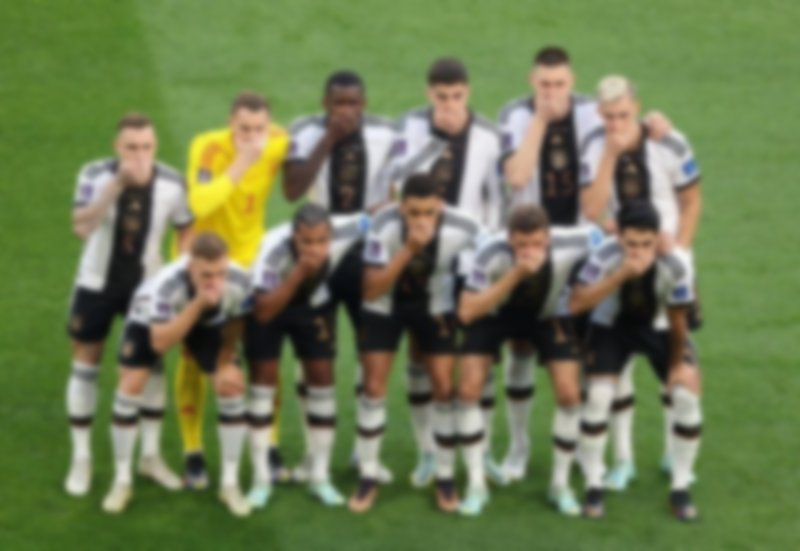
#> input picture Assignments/Exam2022Code/solutionsWithComments/Task1/soccerteam.jpg, 800 x 551 px
$ jupyter execute Exam2020_v12_Task1.ipynb
#> lines starting #> are read from the running program, lines starting #| are printed output that depends on the picture; after the words box and inside, x2 and y2 are one past the last pixel; in counts of white or black regions, pixels touching at a corner belong together
# Exercise 1: Question (25p)

### Part (a) – Image Sharpening
- Sharpen **soccerteam.jpeg** (blurry image).
- Include:
  - Description of the sharpening technique(s) used.
  - Demonstration of the result (before vs. after).
  - Python script or pseudocode for ImageJ.

---

### Part (b) – Canny Filter
- **What is a Canny filter?**
  Provide a short description.
- **Identification:**
  Decide which result is from the sharpened image and which from the original.
- **Experiment:**
  Apply Canny filter on both the original and sharpened images with **3 different sigma values**.
  - Compare and discuss observations.
- **Deliverables:**
  - Include resulting images.
  - Include Python script/pseudocode.

---

## Table of contents
- <a href='#E1a'>Exercise 1</a>
    - <a href='#E1a'>Exercise 1 (a): Sharpening the image</a>
    - <a href='#E1b'>Exercise 1 (b): Canny filter on sharpened & unsharpened image </a>

--------------------------------------------------------------------------------------------
## Solution starts here
--------------------------------------------------------------------------------------------

# <font color='blue '>Exercise 1 (a): Sharpening the image <font> <a id='E1a'></a>

### Techniques used for sharpening the image:

Sharpening is the process of enhancing the contrast and intensity between the edges and the background of an image and thus making it seem sharper. Since the sharpening effect on the whole image will be difficult to notice without zooming in, I have cropped the image and focused on the player where the jersey number was visible. It also helped in understanding how the sharpening worked on numbers present in the image.

For sharpening the image, I have used 4 filters/masks which belonged to 2 types:
 - Single-step sharpening:
    1. Laplace filter
    2. Median filter
 - Multi-step sharpening:
    1. High pass filter
    2. Unsharpened Mask (USM)

### Description of the used sharpening techniques:

**Single-step sharpening**: They complete sharpening within one step.

  - **Laplace filter**: It is the second-order derivative which detects the edges along with horizontal and vertical directions. Since it does not have any parameters, the user does not have any control over the process.

  - **Median filter**: It is a non-linear edge preserving denoising filter. Since the edges are preserved while smoothing, the image often looks sharper than the original image. But it is not originally an sharpening filter. For this task, I have experimented with different kernel sizes and chosen the square(2) and square(3) which generated the best results.

**Multi-step sharpening**: They complete sharpening with more than 1 step.

- **Unsharpened Mask (USM)**: It works in 3 steps:
    - Step 1: Generating smoothed image: For generating the smoothed/blurred image, any smoothing filter can be used. Since Gaussian filter is the most effeciant smoothing filter, it is often used in this step. I have also used this for generating the result images. Gaussian filter has a sigma parameter which controls the amount of smoothing effect we want in the image.
    - Step 2: Creating mask: For obtaining the sharper edges with higher frequencies, the original image is subtracted from the blurred image.

    Mask = Original_image - Blurred_image
    - Step 3: Generating sharp image: The amount of sharpening in the image is controlled by a weighted factor (amount). Higher the amount, sharper the image will look. This amount is multiplied with the mask and added to the original image for generating the sharpen image.

    Sharpend_image = Original_image + amount * Mask

- **High pass filter**: It works in 2 steps:
    - Step 1: Generating low-pass image: This image can be achieved by both low-pass filter where all the low frequencies are preserved or an smoothed image using any smoothing filter. For this part, I have used the Gaussian filter.
    - Step 2: Generating sharp image: For generating the sharpen image, low-pass image is subtracted from the original image.

    Sharpend_image = Original_image - low_pass


[cell 1]
# Importing all the necessary modules
import numpy as np
import matplotlib.pyplot as plt
from skimage import io # for image opening and saving
from skimage.color import rgb2gray# for converting the image to gray

# For the edge detection filters
from skimage import filters #sobel,  prewitt & laplace
from skimage import feature# canny

#For sharpending filters
from skimage.filters import median, gaussian, laplace
from skimage.morphology import disk, square

[cell 2]
# Function for getting the image as RGB and gray
def get_image(filename):
    """ This function returns the image in 2 formats: RGB & gray"""
#> called with filename = 'soccerteam.jpg'

    image_gray = io.imread(filename, as_gray = True)
#> image_gray: shape (551, 800) float64; min 0.0269, max 0.963, mean 0.458
    image_RGB = io.imread(filename, as_gray = False)

    return image_gray, image_RGB

# Displaying the original in gray and RGB format
def display_RGB_n_gray_images(image_RGB, image_gray, size =(8, 6)):
    fig, ax = plt.subplots(nrows = 1, ncols = 2, figsize = size)

    ax[0].imshow(image_RGB)
    ax[0].set_title('Original RGB image', fontsize = 11)

    ax[1].imshow(image_gray, cmap='gray')
    ax[1].set_title('Original Gray image', fontsize = 11)

    for row in ax:
        row.axis('off')

    fig.tight_layout()
    plt.show()

[cell 3]
# Getting the image
gray_image, image_RGB = get_image('soccerteam.jpg')

# Getting the player with jersey 15 (for better understanding)
gray_image = gray_image[40:205, 500:610]
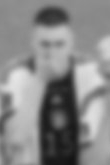
#> gray_image: shape (165, 110) float64; min 0.0787, max 0.901, mean 0.533
image_RGB = image_RGB[40:205, 500:610]
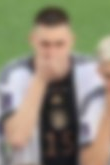
#> image_RGB: shape (165, 110, 3); mean R, G, B 140.9, 136.2, 116.8

# Displaying the images
display_RGB_n_gray_images(image_RGB, gray_image, size=(6, 9))
#> in display_RGB_n_gray_images, `plt.show()`:
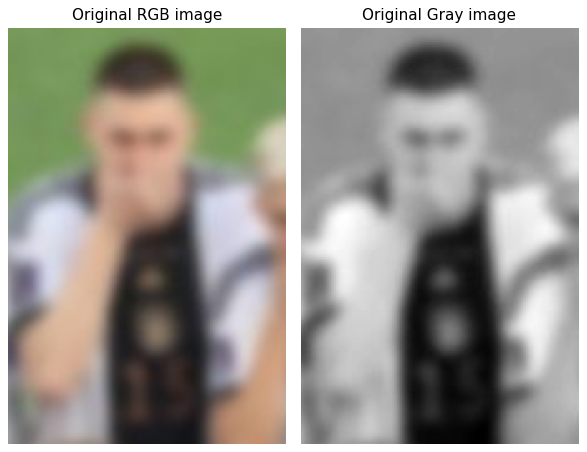
#> figure drawn by matplotlib, 2 panels

<center>Figure- 1: Displaying the imported images in RGB and gray </center>

[cell 4]
def sharpen(image, sharpmask):
    """Performs an image sharpening using Laplace filter/unsharpen mask (USM)/Median filter/ High-pass-filter
    1 = Laplace
    2 = USM with sigma 3
    3 = USM with sigma 5
    4 = USM with sigma 7
    10 = USM with sigma 10
    5 = High pass filter with sigma 3
    6 = High pass filter with sigma 5
    7 = High pass filter with sigma 7
    11 = High pass filter with sigma 10
    8 = Median filter with square 3
    9 = Median filter with square 2
    Returns: sharpened image"""
#> called with sharpmask = 1

    amount = 3 # weight of sharpening (used in USM)
    sharpened = 0
    if sharpmask == 1:
        filtered = laplace(image)
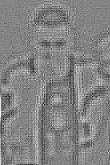
#> filtered: shape (165, 110) float64; min -0.0767, max 0.0717, mean -6.24e-19; drawn with min black and max white
        sharpened = image - amount*filtered
    elif sharpmask == 2:  #USM with sigma 3
        gaussasian_blur = gaussian(image, sigma=3)
        sharpened = image + amount*(image - gaussasian_blur)
    elif sharpmask == 3:  #USM with sigma 5
        gaussasian_blur = gaussian(image, sigma=5)
        sharpened = image + amount*(image - gaussasian_blur)
    elif sharpmask == 4:  #USM with sigma 7
        gaussasian_blur = gaussian(image, sigma=7)
        sharpened = image + amount*(image - gaussasian_blur)
    elif sharpmask == 10:  #USM with sigma 10
        gaussasian_blur = gaussian(image, sigma=10)
        sharpened = image + amount*(image - gaussasian_blur)
    elif sharpmask == 5:  # High pass with sigma 3
        gaussasian_blur = gaussian(image, sigma=3)
        sharpened = image - gaussasian_blur
    elif sharpmask == 6:  # High pass with sigma 5
        gaussasian_blur = gaussian(image, sigma=5)
        sharpened = image - gaussasian_blur
    elif sharpmask == 7:  # High pass with sigma 7
        gaussasian_blur = gaussian(image, sigma=7)
        sharpened = image - gaussasian_blur
    elif sharpmask == 11:  # High pass with sigma 10
        gaussasian_blur = gaussian(image, sigma=10)
        sharpened = image - gaussasian_blur
    elif sharpmask == 8: # Median with square 3
        sharpened = median(image, np.ones((3, 3)))
    elif sharpmask == 9: # Median with square 2
        sharpened = median(image, np.ones((2, 2)))
    else:
        print("wrong mask")
    return sharpened

[cell 5]
# Calling all the sharpening filters
laplace_sharp = sharpen(gray_image[:,:], 1)

median1 = sharpen(gray_image[:,:], 8) #Median with square 3
median2 = sharpen(gray_image[:,:], 9) #Median with square 2

usm_sharp = sharpen(gray_image[:,:], 2) #USM with sigma 3
usm_sharp2 = sharpen(gray_image[:,:], 3) #USM with sigma 5
usm_sharp3 = sharpen(gray_image[:,:], 4) #USM with sigma 7
usm_sharp4 = sharpen(gray_image[:,:], 10) #USM with sigma 10
#> in sharpen (call 7), `gaussasian_blur = gaussian(image, sigma=10)`:
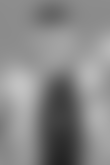
#> gaussasian_blur: shape (165, 110) float64; min 0.137, max 0.765, mean 0.532

high_pass_sharp = sharpen(gray_image[:,:], 5) #High pass with sigma 3
high_pass_sharp2 = sharpen(gray_image[:,:], 6) #High pass with sigma 5
high_pass_sharp3 = sharpen(gray_image[:,:], 7) #High pass with sigma 7
high_pass_sharp4 = sharpen(gray_image[:,:], 11) #High pass with sigma 10


# Displaying the sharpening results
fig, ax = plt.subplots(nrows = 3, ncols = 4, figsize = (12, 14.5))
fig.suptitle("Sharpening filters on the gray image", fontsize = 12)

ax[0, 0].imshow(gray_image, cmap ='gray')
ax[0, 0].set_title('Original', fontsize = 10)

ax[0, 1].imshow(laplace_sharp, cmap ='gray')
ax[0, 1].set_title(r'Laplace sharp', fontsize = 10)

ax[0, 2].imshow(median1, cmap ='gray')
ax[0, 2].set_title('Median with square 3', fontsize = 10)

ax[0, 3].imshow(median2, cmap ='gray')
ax[0, 3].set_title('Median with square 5', fontsize = 10)

ax[1, 0].imshow(usm_sharp, cmap ='gray')
ax[1, 0].set_title(r'USM with sigma 3', fontsize = 10)

ax[1, 1].imshow(usm_sharp2, cmap ='gray')
ax[1, 1].set_title(r'USM with sigma 5', fontsize = 10)

ax[1, 2].imshow(usm_sharp3, cmap ='gray')
ax[1, 2].set_title(r'USM with sigma 7', fontsize = 10)

ax[1, 3].imshow(usm_sharp4, cmap ='gray')
ax[1, 3].set_title(r'USM with sigma 10', fontsize = 10)

ax[2,0].imshow(high_pass_sharp, cmap ='gray')
ax[2,0].set_title(r'High pass with sigma 3', fontsize = 10)

ax[2,1].imshow(high_pass_sharp2, cmap ='gray')
ax[2,1].set_title(r'High pass with sigma 5', fontsize = 10)

ax[2,2].imshow(high_pass_sharp3, cmap ='gray')
ax[2,2].set_title(r'High pass with sigma 7', fontsize = 10)

ax[2,3].imshow(high_pass_sharp4, cmap ='gray')
ax[2,3].set_title(r'High pass with sigma 10', fontsize = 10)
for row in ax:
    for col in row:
        col.axis('off')

fig.tight_layout()
plt.show()

<center>Figure- 2: Sharpening filters on the gray image </center>

### Comment on the effect of filters/masks on the given image:
From the Figure-2, we can understand the following effects of the filters on the given image.
- **Laplace filter**: It had the worst sharpening effect compared to the others. It made the image even noiser by enhancing unwanted edges present in the image.

- **Median filter**: Since the pixelation has reduced, the image looks slightly sharpened. But due to smoothing the jersey number had almost disappeared.

- **Unsharpened Mask (USM)**: In terms of sharpening and retaining the image quality and contrast, USM seemed to be the best. The jersy number, the hands and the eyes are much more sharpened and visible.

- **High pass filter**: It has more defined & highlighted edge detection. But the increased contrast can lose smaller details. For example, the details of the player's shirt.

[cell 6]
# Analyzing USM with weight 2, 3, 4, 5
image = gray_image.copy()

gaussasian_blur = gaussian(image, sigma=3)
usm_sharp_w222 = image + 2*(image - gaussasian_blur)
usm_sharp_w333 = image + 3*(image - gaussasian_blur)
usm_sharp_w444 = image + 4*(image - gaussasian_blur)
usm_sharp_w555 = image + 5*(image - gaussasian_blur)

gaussasian_blur = gaussian(image, sigma=5)
usm_sharp_w2 = image + 2*(image - gaussasian_blur)
usm_sharp_w3 = image + 3*(image - gaussasian_blur)
usm_sharp_w4 = image + 4*(image - gaussasian_blur)
usm_sharp_w5 = image + 5*(image - gaussasian_blur)

gaussasian_blur = gaussian(image, sigma=7)
usm_sharp_w22 = image + 2*(image - gaussasian_blur)
usm_sharp_w33 = image + 3*(image - gaussasian_blur)
usm_sharp_w44 = image + 4*(image - gaussasian_blur)
usm_sharp_w55 = image + 5*(image - gaussasian_blur)
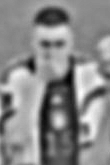
#> usm_sharp_w55: shape (165, 110) float64; min -0.918, max 1.77, mean 0.533; drawn with min black and max white

# Displaying the USM results with different weights and sigma
fig, ax = plt.subplots(nrows = 3, ncols = 4, figsize = (12, 14.5))
fig.suptitle("USM with different weights & Gaussian sigma values", fontsize = 12)

ax[1, 0].imshow(usm_sharp_w222, cmap ='gray')
ax[1, 0].set_title(r'USM with weight 2 & sigma 3', fontsize = 10)

ax[1, 1].imshow(usm_sharp_w333, cmap ='gray')
ax[1, 1].set_title(r'USM with weight 3 & sigma 3', fontsize = 10)

ax[1, 2].imshow(usm_sharp_w444, cmap ='gray')
ax[1, 2].set_title(r'USM with weight 4 & sigma 3', fontsize = 10)

ax[1, 3].imshow(usm_sharp_w555, cmap ='gray')
ax[1, 3].set_title(r'USM with weight 5 & sigma 3', fontsize = 10)

ax[0, 0].imshow(usm_sharp_w2, cmap ='gray')
ax[0, 0].set_title('USM with weight 2 & sigma 5', fontsize = 10)

ax[0, 1].imshow(usm_sharp_w3, cmap ='gray')
ax[0, 1].set_title(r'USM with weight 3 & sigma 5', fontsize = 10)

ax[0, 2].imshow(usm_sharp_w4, cmap ='gray')
ax[0, 2].set_title('USM with weight 4 & sigma 5', fontsize = 10)

ax[0, 3].imshow(usm_sharp_w4, cmap ='gray')
ax[0, 3].set_title('USM with weight 5 & sigma 5', fontsize = 10)

ax[2, 0].imshow(usm_sharp_w22, cmap ='gray')
ax[2, 0].set_title(r'USM with weight 2 & sigma 7', fontsize = 10)

ax[2, 1].imshow(usm_sharp_w33, cmap ='gray')
ax[2, 1].set_title(r'USM with weight 3 & sigma 7', fontsize = 10)

ax[2, 2].imshow(usm_sharp_w44, cmap ='gray')
ax[2, 2].set_title(r'USM with weight 4 & sigma 7', fontsize = 10)

ax[2, 3].imshow(usm_sharp_w44, cmap ='gray')
ax[2, 3].set_title(r'USM with weight 5 & sigma 7', fontsize = 10)

for row in ax:
    for col in row:
        col.axis('off')

fig.tight_layout()
plt.show()

<center>Figure- 3: USM with different weights & Gaussian sigma values </center>

### Comment on the analysis of USM with different weights:
From the Figure-3, I have identified the following patterns.
- Higher the weight, lower the contrast the images have.
- Higher sigma increases the contrast but makes the small details blurry.

**Depending on the context and task, we can choose any appropritate weight and sigma for sharpening the image.**

<a id='E1b'></a>
# <font color='blue '>Exercise 1 (b): Canny filter on sharpened & unsharpened image  <font>

### Canny Filter:
Canny filter is one of the most popular edge detecting filters which works incorporating multiple stages. For applying this filter, the image has to be in the gray scale format. It has three parameters for computing the perfect edges. It uses:

- the Gausian filter with the sigma value controlling the intensity of the smoothing/blurring for getting rid of the noises present in the image.
- the Sobel filter for computing the gradient of the image which involves acquiring the edge intensity and direction.
- the Hysterisis thresholding(min and max) for determining strong and weak edges present in the image. Finally eliminating weak edges without having any link to the strong edges.

**Example**: It is used for detecting the roads. Similarly in Exercise 3(f), I have used it for outlining the vegetation present in the image.

### Identification of images from the given sample:
From the sample image, we can see that-
- Left image: Canny filter with sigma = 3 has been applied on the *original* image
- Right image: Canny filter with sigma = 3 has been applied on the *sharpened* image

### Displaying the usage of Canny filter with different sigma values:
For displaying the results of canny filter, I have used the original image and the sharpened image. For the sharpened image, I have chosen the USM sharpened image where sigma value 10 has been used for sharpening it.

[cell 7]
# Importing the image in gray- scale
gray_image = io.imread('soccerteam.jpg', as_gray = True)

[cell 8]
# Canny filter on original gray image
canny_filtered1 = feature.canny(gray_image, sigma = 3)
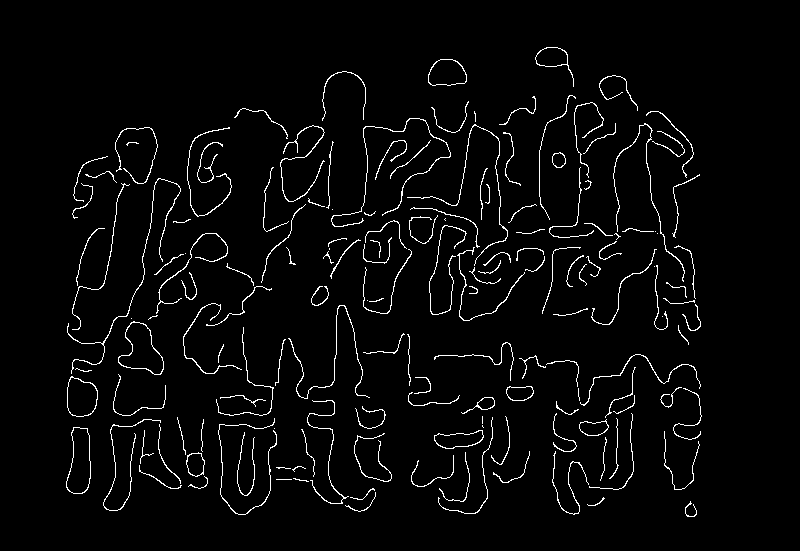
#> canny_filtered1: shape (551, 800) bool; 3.2% white in thin lines or dots, all inside (x1, y1, x2, y2) = (66, 47, 702, 517)
canny_filtered2 = feature.canny(gray_image, sigma = 5)
#> canny_filtered2: shape (551, 800) bool; 2.2% white in thin lines or dots, all inside (x1, y1, x2, y2) = (66, 47, 702, 515)
canny_filtered3 = feature.canny(gray_image, sigma = 7)
#> canny_filtered3: shape (551, 800) bool; 1% white in thin lines or dots, all inside (x1, y1, x2, y2) = (66, 71, 698, 515)

# usm_sharpened image with sigma value 10
usm_sharp2 = sharpen(gray_image[:,:], 3)
#> in sharpen (call 12), `gaussasian_blur = gaussian(image, sigma=5)`:
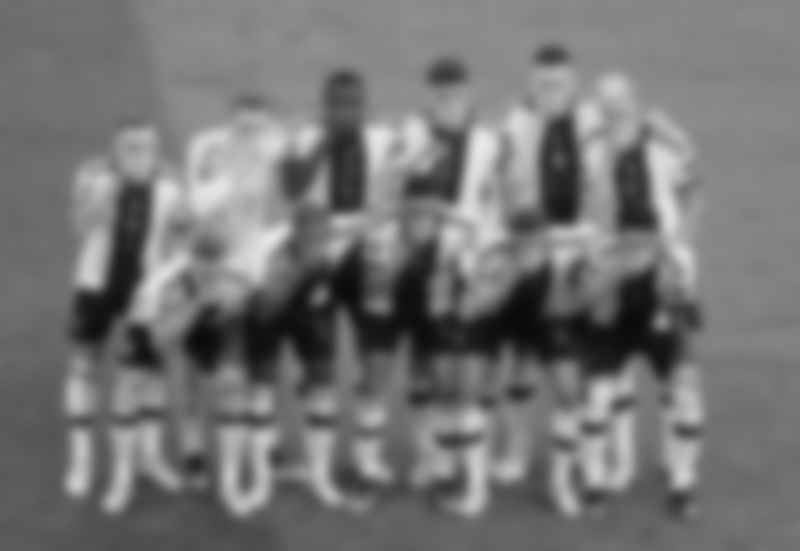
#> gaussasian_blur: shape (551, 800) float64; min 0.0407, max 0.912, mean 0.458
#> in sharpen (call 12), `sharpened = image + amount*(image - gaussasian_blur)`:
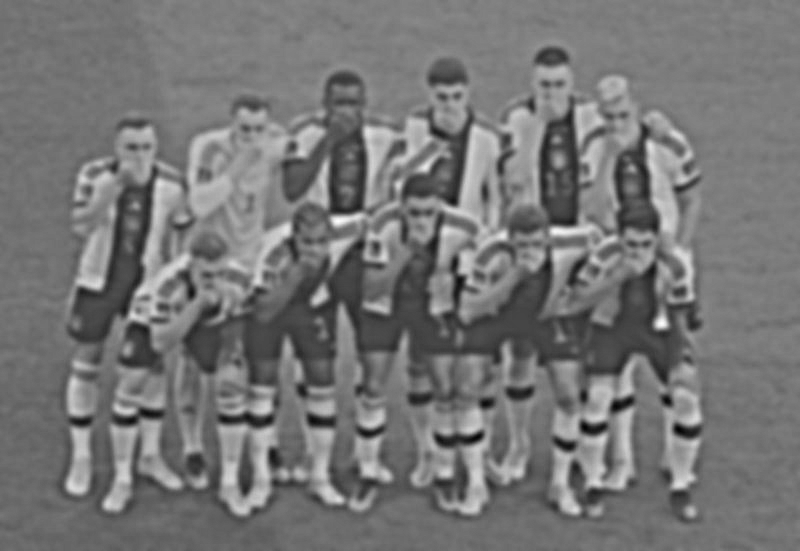
#> sharpened: shape (551, 800) float64; min -0.573, max 1.66, mean 0.458; drawn with min black and max white

# Canny filter on sharpened gray image
canny_filtered_sharped1 = feature.canny(usm_sharp2, sigma = 3)
#> canny_filtered_sharped1: shape (551, 800) bool; 5.4% white in thin lines or dots, all inside (x1, y1, x2, y2) = (55, 47, 705, 527)
canny_filtered_sharped2 = feature.canny(usm_sharp2, sigma = 5)
canny_filtered_sharped3 = feature.canny(usm_sharp2, sigma = 7)
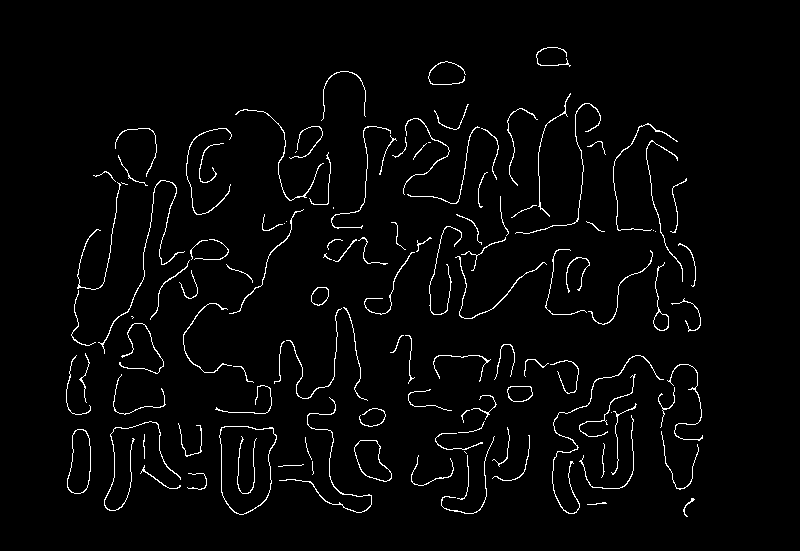
#> canny_filtered_sharped3: shape (551, 800) bool; 2.6% white in thin lines or dots, all inside (x1, y1, x2, y2) = (66, 47, 703, 517)

# Displaying the canny filtered images
fig, ax = plt.subplots(nrows = 2, ncols = 3, figsize = (14.5, 8))
fig.suptitle("Canny filter on the original gray image and sharpened gray image", fontsize = 14)

ax[0, 0].imshow(canny_filtered1, cmap ='gray')
ax[0, 0].set_title('Original image with sigma=3', fontsize = 12)

ax[0, 1].imshow(canny_filtered2, cmap ='gray')
ax[0, 1].set_title('Original image with sigma=5', fontsize = 12)

ax[0, 2].imshow(canny_filtered3, cmap ='gray')
ax[0, 2].set_title('Original image with sigma=7', fontsize = 12)

ax[1, 0].imshow(canny_filtered_sharped1, cmap ='gray')
ax[1, 0].set_title('USM sharpened image with sigma=3', fontsize = 12)

ax[1, 1].imshow(canny_filtered_sharped2, cmap ='gray')
ax[1, 1].set_title('USM sharpened image with sigma=5', fontsize = 12)

ax[1, 2].imshow(canny_filtered_sharped3, cmap ='gray')
ax[1, 2].set_title('USM sharpened image with sigma=7', fontsize = 12)

for row in ax:
    for col in row:
        col.axis('off')

fig.tight_layout()
plt.show()
